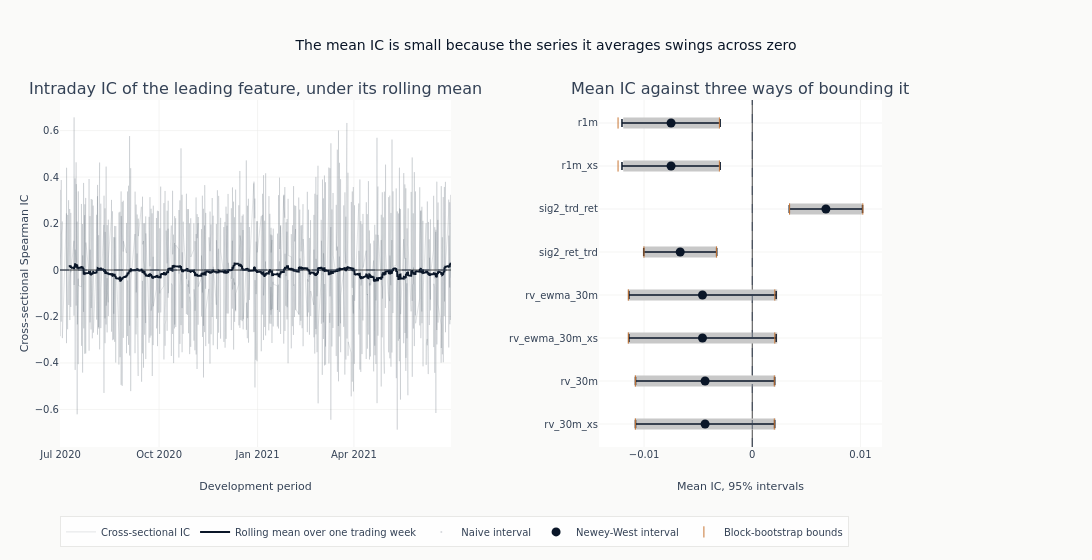

Notebook code for this chart:
### Code cell
if leader:
    leader_series = ic_timeseries[leader].with_columns(
        pl.col("ic").rolling_mean(IC_ROLLING_WINDOW).alias("rolling")
    )
    interval_features = list(reversed(leaders))
    interval_means = [ic_uncertainty[name]["mean_ic"] for name in interval_features]
    fig = make_subplots(
        rows=1,
        cols=2,
        column_widths=[0.58, 0.42],
        subplot_titles=(
            "Intraday IC of the leading feature, under its rolling mean",
            "Mean IC against three ways of bounding it",
        ),
        horizontal_spacing=0.18,
    )
    _ = fig.add_trace(
        go.Scatter(
            x=leader_series[DATE_COL],
            y=leader_series["ic"],
            mode="lines",
            line={"color": COLORS["neutral"], "width": 0.4},
            opacity=0.35,
            name="Cross-sectional IC",
        ),
        row=1,
        col=1,
    )
    _ = fig.add_trace(
        go.Scatter(
            x=leader_series[DATE_COL],
            y=leader_series["rolling"],
            mode="lines",
            line={"color": COLORS["blue"], "width": 2},
            name="Rolling mean over one trading week",
        ),
        row=1,
        col=1,
    )
    _ = fig.add_hline(
        y=0, line={"color": COLORS["neutral"], "width": 0.8, "dash": "dash"}, row=1, col=1
    )
    _ = fig.add_trace(
        go.Scatter(
            x=interval_means,
            y=interval_features,
            mode="markers",
            marker={"color": COLORS["neutral"], "size": 1, "opacity": 0.0},
            error_x=interval_arms(interval_features, "ci_naive_lower", "ci_naive_upper")
            | {"color": GRAY_FILLS["tertiary"], "thickness": 11, "width": 0},
            name="Naive interval",
        ),
        row=1,
        col=2,
    )
    _ = fig.add_trace(
        go.Scatter(
            x=interval_means,
            y=interval_features,
            mode="markers",
            marker={"color": COLORS["blue"], "size": 9},
            error_x=interval_arms(interval_features, "ci_hac_lower", "ci_hac_upper")
            | {"color": COLORS["blue"], "thickness": 1.5},
            name="Newey-West interval",
        ),
        row=1,
        col=2,
    )
    _ = fig.add_trace(
        go.Scatter(
            x=[ic_uncertainty[name][bound] for name in interval_features for bound in BOOT_BOUNDS],
            y=[name for name in interval_features for _ in BOOT_BOUNDS],
            mode="markers",
            marker={"color": COLORS["copper"], "size": 8, "symbol": "line-ns-open"},
            name="Block-bootstrap bounds",
        ),
        row=1,
        col=2,
    )
    _ = fig.add_vline(
        x=0, line={"color": COLORS["neutral"], "width": 0.8, "dash": "dash"}, row=1, col=2
    )
    fig.update_layout(
        title="The mean IC is small because the series it averages swings across zero",
        height=560,
        width=1150,
        margin={"l": 60, "r": 210},
        legend={"orientation": "h", "y": -0.2},
    )
    fig.update_yaxes(title_text="Cross-sectional Spearman IC", row=1, col=1)
    fig.update_xaxes(title_text="Development period", row=1, col=1)
    fig.update_xaxes(title_text="Mean IC, 95% intervals", row=1, col=2)
    show_plotly_with_alt(
        fig,
        "Two panels: the leading feature's cross-sectional information coefficient plotted through the development period with block-bootstrap bounds around it, and beside it the mean IC of each feature with its 95% interval.",
    )

### Figure 1 — Plotly figure (JSON) as saved in the notebook; plotly's stock layout.template omitted (floating-point values rounded to 4 significant figures; data arrays with more than 128 entries replaced by an {"elided": "..."} marker saying what was removed)
{"data": [{"line": {"color": "#334155", "width": 0.4}, "mode": "lines", "name": "Cross-sectional IC", "opacity": 0.35, "type": "scatter", "x": {"elided": "5273 str values"}, "xaxis": "x", "y": {"elided": "5273 float values"}, "yaxis": "y"}, {"line": {"color": "#0a1628", "width": 2}, "mode": "lines", "name": "Rolling mean over one trading week", "type": "scatter", "x": {"elided": "5273 str values"}, "xaxis": "x", "y": {"elided": "5273 float values"}, "yaxis": "y"}, {"error_x": {"array": [0.006527, 0.006527, 0.006913, 0.006913, 0.003423, 0.00341, 0.00442, 0.00442], "arrayminus": [0.006527, 0.006527, 0.006913, 0.006913, 0.003423, 0.00341, 0.00442, 0.00442], "color": "#c8c8c8", "symmetric": false, "thickness": 11, "type": "data", "width": 0}, "marker": {"color": "#334155", "opacity": 0.0, "size": 1}, "mode": "markers", "name": "Naive interval", "type": "scatter", "x": [-0.00436, -0.00436, -0.004601, -0.004601, -0.006661, 0.006809, -0.007506, -0.007506], "xaxis": "x2", "y": ["rv_30m_xs", "rv_30m", "rv_ewma_30m_xs", "rv_ewma_30m", "sig2_ret_trd", "sig2_trd_ret", "r1m_xs", "r1m"], "yaxis": "y2"}, {"error_x": {"array": [0.006431, 0.006431, 0.006807, 0.006807, 0.003374, 0.003387, 0.004537, 0.004537], "arrayminus": [0.006431, 0.006431, 0.006807, 0.006807, 0.003374, 0.003387, 0.004537, 0.004537], "color": "#0a1628", "symmetric": false, "thickness": 1.5, "type": "data"}, "marker": {"color": "#0a1628", "size": 9}, "mode": "markers", "name": "Newey-West interval", "type": "scatter", "x": [-0.00436, -0.00436, -0.004601, -0.004601, -0.006661, 0.006809, -0.007506, -0.007506], "xaxis": "x2", "y": ["rv_30m_xs", "rv_30m", "rv_ewma_30m_xs", "rv_ewma_30m", "sig2_ret_trd", "sig2_trd_ret", "r1m_xs", "r1m"], "yaxis": "y2"}, {"marker": {"color": "#C87533", "size": 8, "symbol": "line-ns-open"}, "mode": "markers", "name": "Block-bootstrap bounds", "type": "scatter", "x": [-0.0108, 0.002038, -0.0108, 0.002038, -0.01145, 0.002085, -0.01145, 0.002085, -0.01001, -0.003313, 0.003449, 0.01022, -0.01241, -0.003041, -0.01241, -0.003041], "xaxis": "x2", "y": ["rv_30m_xs", "rv_30m_xs", "rv_30m", "rv_30m", "rv_ewma_30m_xs", "rv_ewma_30m_xs", "rv_ewma_30m", "rv_ewma_30m", "sig2_ret_trd", "sig2_ret_trd", "sig2_trd_ret", "sig2_trd_ret", "r1m_xs", "r1m_xs", "r1m", "r1m"], "yaxis": "y2"}], "layout": {"annotations": [{"font": {"size": 16}, "showarrow": false, "text": "Intraday IC of the leading feature, under its rolling mean", "x": 0.2378, "xanchor": "center", "xref": "paper", "y": 1.0, "yanchor": "bottom", "yref": "paper"}, {"font": {"size": 16}, "showarrow": false, "text": "Mean IC against three ways of bounding it", "x": 0.8278, "xanchor": "center", "xref": "paper", "y": 1.0, "yanchor": "bottom", "yref": "paper"}], "height": 560, "legend": {"orientation": "h", "y": -0.2}, "margin": {"l": 60, "r": 210}, "shapes": [{"line": {"color": "#334155", "dash": "dash", "width": 0.8}, "type": "line", "x0": 0, "x1": 1, "xref": "x domain", "y0": 0, "y1": 0, "yref": "y"}, {"line": {"color": "#334155", "dash": "dash", "width": 0.8}, "type": "line", "x0": 0, "x1": 0, "xref": "x2", "y0": 0, "y1": 1, "yref": "y2 domain"}], "title": {"text": "The mean IC is small because the series it averages swings across zero"}, "width": 1150, "xaxis": {"anchor": "y", "domain": [0.0, 0.4756], "title": {"text": "Development period"}}, "xaxis2": {"anchor": "y2", "domain": [0.6556, 1.0], "title": {"text": "Mean IC, 95% intervals"}}, "yaxis": {"anchor": "x", "domain": [0.0, 1.0], "title": {"text": "Cross-sectional Spearman IC"}}, "yaxis2": {"anchor": "x2", "domain": [0.0, 1.0]}}}
